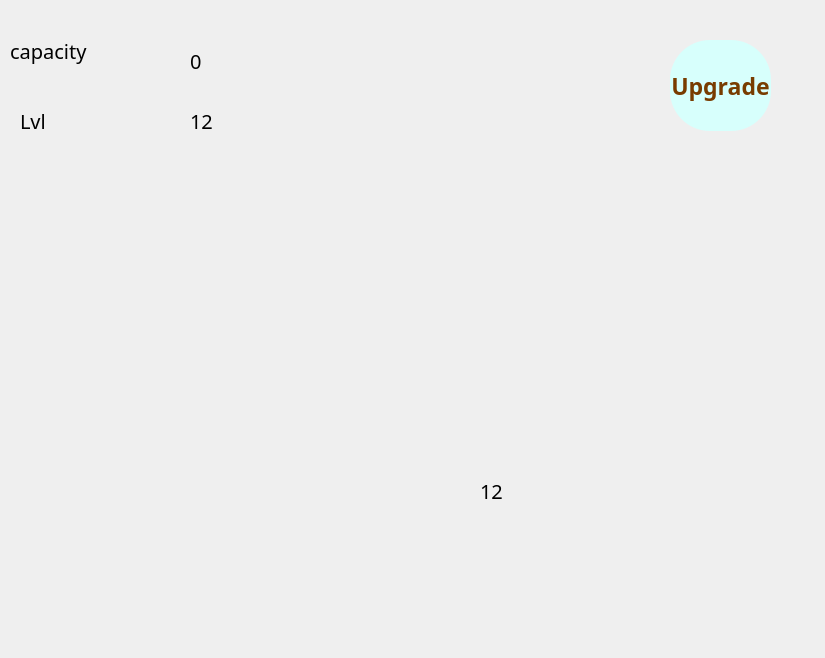
<?xml version="1.0" encoding="UTF-8"?>
<ui version="4.0">
 <class>Sheep_dialog</class>
 <widget class="QDialog" name="Sheep_dialog">
  <property name="geometry">
   <rect>
    <x>0</x>
    <y>0</y>
    <width>825</width>
    <height>658</height>
   </rect>
  </property>
  <property name="windowTitle">
   <string>Dialog</string>
  </property>
  <widget class="QLabel" name="label">
   <property name="geometry">
    <rect>
     <x>10</x>
     <y>20</y>
     <width>111</width>
     <height>61</height>
    </rect>
   </property>
   <property name="font">
    <font>
     <family>Jokerman</family>
     <pointsize>15</pointsize>
    </font>
   </property>
   <property name="text">
    <string>capacity</string>
   </property>
  </widget>
  <widget class="QPushButton" name="gaza_sheep_butt">
   <property name="geometry">
    <rect>
     <x>690</x>
     <y>380</y>
     <width>71</width>
     <height>51</height>
    </rect>
   </property>
   <property name="font">
    <font>
     <family>Jokerman</family>
     <pointsize>17</pointsize>
     <weight>75</weight>
     <bold>true</bold>
    </font>
   </property>
   <property name="cursor">
    <cursorShape>PointingHandCursor</cursorShape>
   </property>
   <property name="styleSheet">
    <string notr="true"> border-radius:40px;

</string>
   </property>
   <property name="text">
    <string/>
   </property>
  </widget>
  <widget class="QPushButton" name="upgrade_sheep_butt">
   <property name="geometry">
    <rect>
     <x>670</x>
     <y>40</y>
     <width>101</width>
     <height>91</height>
    </rect>
   </property>
   <property name="font">
    <font>
     <family>Jokerman</family>
     <pointsize>17</pointsize>
     <weight>75</weight>
     <bold>true</bold>
    </font>
   </property>
   <property name="cursor">
    <cursorShape>PointingHandCursor</cursorShape>
   </property>
   <property name="styleSheet">
    <string notr="true"> border-radius:40px;
color: rgb(120, 60, 0);
background-color: rgb(215, 255, 252);</string>
   </property>
   <property name="text">
    <string>Upgrade</string>
   </property>
  </widget>
  <widget class="QLabel" name="label_3">
   <property name="geometry">
    <rect>
     <x>20</x>
     <y>90</y>
     <width>111</width>
     <height>61</height>
    </rect>
   </property>
   <property name="font">
    <font>
     <family>Jokerman</family>
     <pointsize>15</pointsize>
    </font>
   </property>
   <property name="text">
    <string>Lvl</string>
   </property>
  </widget>
  <widget class="QPushButton" name="cut_pashm_butt">
   <property name="geometry">
    <rect>
     <x>670</x>
     <y>200</y>
     <width>101</width>
     <height>91</height>
    </rect>
   </property>
   <property name="font">
    <font>
     <family>Jokerman</family>
     <pointsize>17</pointsize>
     <weight>75</weight>
     <bold>true</bold>
    </font>
   </property>
   <property name="cursor">
    <cursorShape>PointingHandCursor</cursorShape>
   </property>
   <property name="styleSheet">
    <string notr="true"> border-radius:40px;

</string>
   </property>
   <property name="text">
    <string/>
   </property>
  </widget>
  <widget class="QLabel" name="lvl_sheep_l">
   <property name="geometry">
    <rect>
     <x>190</x>
     <y>90</y>
     <width>111</width>
     <height>61</height>
    </rect>
   </property>
   <property name="font">
    <font>
     <family>Jokerman</family>
     <pointsize>15</pointsize>
    </font>
   </property>
   <property name="text">
    <string>12</string>
   </property>
  </widget>
  <widget class="QLabel" name="capacity_sheep_l">
   <property name="geometry">
    <rect>
     <x>190</x>
     <y>30</y>
     <width>111</width>
     <height>61</height>
    </rect>
   </property>
   <property name="font">
    <font>
     <family>Jokerman</family>
     <pointsize>15</pointsize>
    </font>
   </property>
   <property name="text">
    <string>0</string>
   </property>
  </widget>
  <widget class="QLabel" name="cut_l">
   <property name="geometry">
    <rect>
     <x>680</x>
     <y>190</y>
     <width>91</width>
     <height>71</height>
    </rect>
   </property>
   <property name="styleSheet">
    <string notr="true">background-color: transparent;</string>
   </property>
   <property name="text">
    <string/>
   </property>
  </widget>
  <widget class="QLabel" name="counter_l">
   <property name="geometry">
    <rect>
     <x>480</x>
     <y>460</y>
     <width>111</width>
     <height>61</height>
    </rect>
   </property>
   <property name="font">
    <font>
     <family>Jokerman</family>
     <pointsize>15</pointsize>
    </font>
   </property>
   <property name="text">
    <string>12</string>
   </property>
  </widget>
  <zorder>label</zorder>
  <zorder>gaza_sheep_butt</zorder>
  <zorder>upgrade_sheep_butt</zorder>
  <zorder>label_3</zorder>
  <zorder>lvl_sheep_l</zorder>
  <zorder>capacity_sheep_l</zorder>
  <zorder>cut_l</zorder>
  <zorder>cut_pashm_butt</zorder>
  <zorder>counter_l</zorder>
 </widget>
 <resources/>
 <connections/>
</ui>
